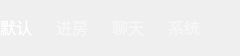
                      <widget class="QWidget" name="widget_58" native="true">
                       <property name="minimumSize">
                        <size>
                         <width>0</width>
                         <height>56</height>
                        </size>
                       </property>
                       <property name="maximumSize">
                        <size>
                         <width>16777215</width>
                         <height>56</height>
                        </size>
                       </property>
                       <property name="styleSheet">
                        <string notr="true">QWidget#widget_58{
    border-bottom: 1px solid #383B43;
border-radius: 0px;
    }

QPushButton {
     border:none;

font-family: &quot;微软雅黑&quot;;
font-size: 16px;
color: rgba(255, 255, 255, 0.5);
}

QPushButton:checked {
   border:none;

font-family: &quot;微软雅黑&quot;;
font-size: 16px;
color: #ffffff;
}

</string>
                       </property>
                       <layout class="QHBoxLayout" name="horizontalLayout_39">
                        <property name="spacing">
                         <number>24</number>
                        </property>
                        <property name="leftMargin">
                         <number>0</number>
                        </property>
                        <property name="topMargin">
                         <number>0</number>
                        </property>
                        <property name="rightMargin">
                         <number>0</number>
                        </property>
                        <property name="bottomMargin">
                         <number>1</number>
                        </property>
                        <item>
                         <widget class="QPushButton" name="allChatBtn">
                          <property name="minimumSize">
                           <size>
                            <width>0</width>
                            <height>32</height>
                           </size>
                          </property>
                          <property name="text">
                           <string>默认</string>
                          </property>
                          <property name="checkable">
                           <bool>true</bool>
                          </property>
                          <property name="checked">
                           <bool>true</bool>
                          </property>
                          <attribute name="buttonGroup">
                           <string notr="true">buttonGroup_3</string>
                          </attribute>
                         </widget>
                        </item>
                        <item>
                         <widget class="QPushButton" name="roomChatBtn">
                          <property name="text">
                           <string>进房</string>
                          </property>
                          <property name="checkable">
                           <bool>true</bool>
                          </property>
                          <property name="checked">
                           <bool>false</bool>
                          </property>
                          <attribute name="buttonGroup">
                           <string notr="true">buttonGroup_3</string>
                          </attribute>
                         </widget>
                        </item>
                        <item>
                         <widget class="QPushButton" name="chatListBtn">
                          <property name="text">
                           <string>聊天</string>
                          </property>
                          <property name="checkable">
                           <bool>true</bool>
                          </property>
                          <attribute name="buttonGroup">
                           <string notr="true">buttonGroup_3</string>
                          </attribute>
                         </widget>
                        </item>
                        <item>
                         <widget class="QPushButton" name="osBtn">
                          <property name="text">
                           <string>系统</string>
                          </property>
                          <property name="checkable">
                           <bool>true</bool>
                          </property>
                          <attribute name="buttonGroup">
                           <string notr="true">buttonGroup_3</string>
                          </attribute>
                         </widget>
                        </item>
                        <item>
                         <spacer name="horizontalSpacer_15">
                          <property name="orientation">
                           <enum>Qt::Horizontal</enum>
                          </property>
                          <property name="sizeHint" stdset="0">
                           <size>
                            <width>40</width>
                            <height>20</height>
                           </size>
                          </property>
                         </spacer>
                        </item>
                       </layout>
                      </widget>
